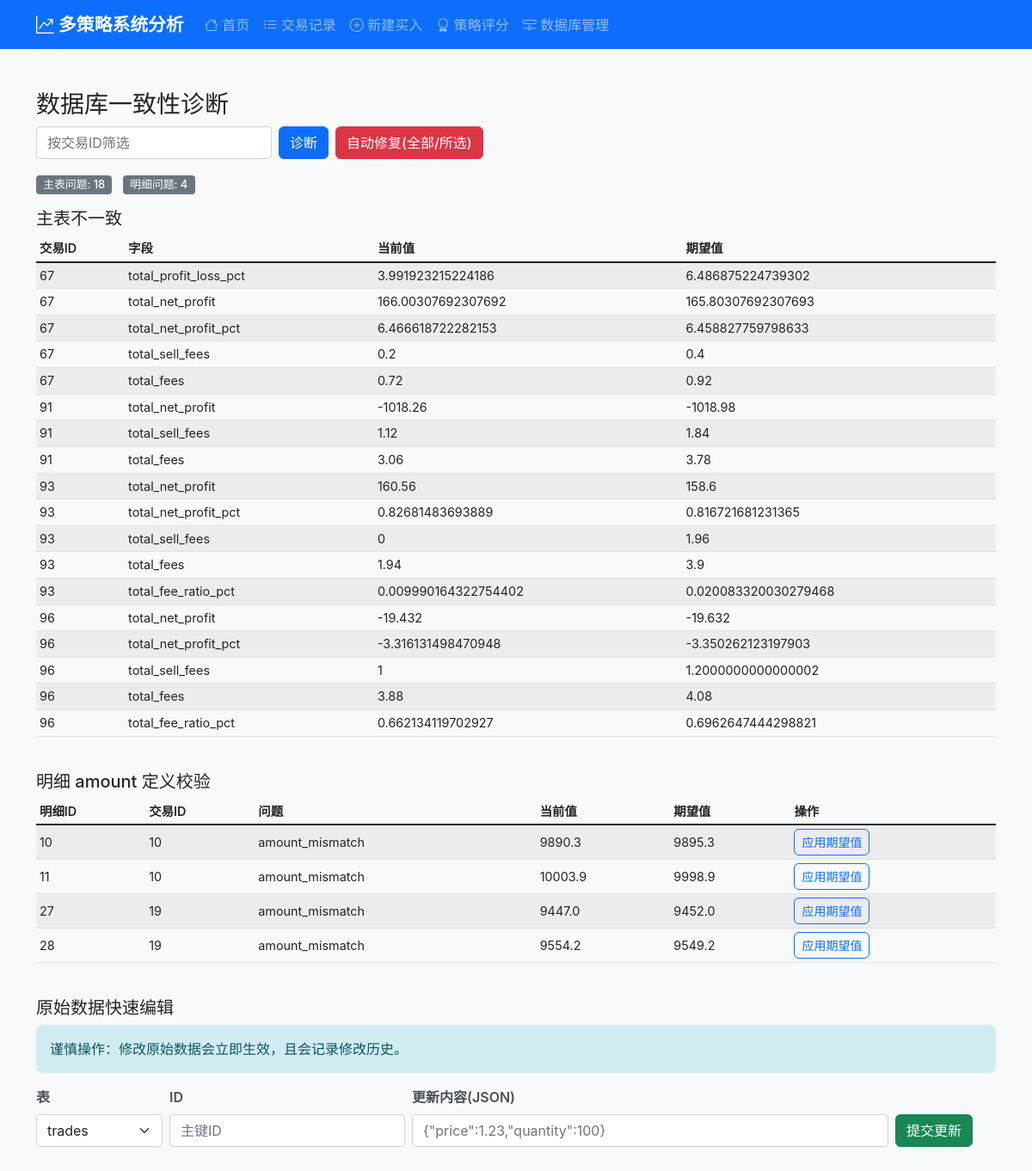
Screenshot of /admin/db/diagnose with the database file from the repository.
### tables this page shows
CREATE TABLE trades (
                id INTEGER PRIMARY KEY AUTOINCREMENT,
                symbol_code TEXT NOT NULL,
                symbol_name TEXT NOT NULL,
                open_date DATE NOT NULL,
                close_date DATE,
                status TEXT DEFAULT 'open',  -- open: 持仓中, closed: 已平仓
                total_buy_amount DECIMAL(15,3) DEFAULT 0,
                total_buy_quantity INTEGER DEFAULT 0,
                total_sell_amount DECIMAL(15,3) DEFAULT 0,
                total_sell_quantity INTEGER DEFAULT 0,
                remaining_quantity INTEGER DEFAULT 0,
                total_profit_loss DECIMAL(15,3) DEFAULT 0,
                total_profit_loss_pct DECIMAL(8,4) DEFAULT 0,
                holding_days INTEGER DEFAULT 0,
                created_at TIMESTAMP DEFAULT CURRENT_TIMESTAMP,
                updated_at TIMESTAMP DEFAULT CURRENT_TIMESTAMP
            , strategy TEXT DEFAULT "trend", trade_log TEXT, deleted_at TIMESTAMP, deleted_reason TEXT, strategy_id INTEGER, is_deleted INTEGER DEFAULT 0, delete_date TIMESTAMP, delete_reason TEXT, operator_note TEXT, total_gross_profit DECIMAL(15,3) DEFAULT 0, total_net_profit DECIMAL(15,3) DEFAULT 0, total_net_profit_pct DECIMAL(8,4) DEFAULT 0, total_buy_fees DECIMAL(15,3) DEFAULT 0, total_sell_fees DECIMAL(15,3) DEFAULT 0, total_fees DECIMAL(15,3) DEFAULT 0, total_fee_ratio_pct DECIMAL(8,4) DEFAULT 0);

### routes/admin_routes.py (the view)
@admin_bp.route('/db/diagnose')
def db_diagnose_page():
    trade_id = request.args.get('trade_id', type=int)
    result = _svc().validate_database(trade_id)
    return render_template('admin_db.html', result=result, trade_id=trade_id)

### routes/admin_routes.py (called while the page is built)
def _svc():
    return DatabaseMaintenanceService(current_app.db_service, current_app.trading_service)

### services/database_service.py (called while the page is built)
    def execute_query(self, query: str, params: tuple = (), fetch_one: bool = False, fetch_all: bool = True) -> Any:
        with self.get_connection() as conn:
            cursor = conn.cursor()
            cursor.execute(query, params)
            if query.strip().upper().startswith(('INSERT', 'UPDATE', 'DELETE')):
                conn.commit()
            if fetch_one:
                return cursor.fetchone()
            elif fetch_all:
                return cursor.fetchall()
            else:
                return cursor.lastrowid

### templates/admin_db.html (shortened to what this page needs)
{% extends 'base.html' %}
{% block content %}
<div class="container mt-4">
  <h3>数据库一致性诊断</h3>
  <form class="row g-2 mb-3" method="get" action="">
    <div class="col-auto">
      <input type="number" class="form-control" name="trade_id" placeholder="按交易ID筛选" value="{{ trade_id or '' }}">
    </div>
    <div class="col-auto">
      <button class="btn btn-primary" type="submit">诊断</button>
    </div>
    <div class="col-auto">
      <button class="btn btn-danger" type="button" id="btnAutoFix">自动修复(全部/所选)</button>
    </div>
  </form>
  <div class="mb-3">
    <span class="badge bg-secondary">主表问题: {{ result.summary.trade_issue_count }}</span>
    <span class="badge bg-secondary ms-2">明细问题: {{ result.summary.detail_issue_count }}</span>
  </div>
  <h5>主表不一致</h5>
  <div class="table-responsive">
    <table class="table table-sm table-striped align-middle">
      <thead>
        <tr>
          <th>交易ID</th>
          <th>字段</th>
          <th>当前值</th>
          <th>期望值</th>
        </tr>
      </thead>
      <tbody>
        {% for r in result.trade_issues %}
        <tr>
          <td>{{ r.trade_id }}</td>
          <td>{{ r.field }}</td>
          <td>{{ r.current }}</td>
          <td>{{ r.expected }}</td>
        </tr>
        {% endfor %}
      </tbody>
    </table>
  </div>
  <h5 class="mt-4">明细 amount 定义校验</h5>
  <div class="table-responsive">
    <table class="table table-sm table-striped align-middle">
      <thead>
        <tr>
          <th>明细ID</th>
          <th>交易ID</th>
          <th>问题</th>
          <th>当前值</th>
          <th>期望值</th>
          <th>操作</th>
        </tr>
      </thead>
      <tbody>
        {% for d in result.detail_issues %}
        <tr>
          <td>{{ d.detail_id }}</td>
          <td>{{ d.trade_id }}</td>
          <td>{{ d.issue }}</td>
          <td>{{ d.current }}</td>
          <td>{{ d.expected }}</td>
          <td>
            <button class="btn btn-sm btn-outline-primary" data-action="apply" data-table="trade_details" data-id="{{ d.detail_id }}" data-field="amount" data-value="{{ d.expected }}">应用期望值</button>
          </td>
        </tr>
        {% endfor %}
      </tbody>
    </table>
  </div>
  <h5 class="mt-4">原始数据快速编辑</h5>
  <div class="alert alert-info">谨慎操作：修改原始数据会立即生效，且会记录修改历史。</div>
  <div class="row g-2 align-items-end mb-3">
    <div class="col-auto">
      <label class="form-label">表</label>
      <select class="form-select" id="editTable">
        <option value="trades">trades</option>
      </select>
    </div>
    <div class="col-auto">
      <label class="form-label">ID</label>
      <input type="number" class="form-control" id="editId" placeholder="主键ID">
    </div>
    <div class="col-12 col-md-6">
      <label class="form-label">更新内容(JSON)</label>
      <input type="text" class="form-control" id="editJson" placeholder='{"price":1.23,"quantity":100}'>
    </div>
    <div class="col-auto">
      <button class="btn btn-success" id="btnEditSubmit">提交更新</button>
    </div>
  </div>
</div>
{% endblock %}

### static/css/style.css (style rules this page uses)
body { font-family: -apple-system, BlinkMacSystemFont, 'Segoe UI', Roboto, Oxygen, Ubuntu, Cantarell, sans-serif; background-color: #f8f9fa; }
.table th { border-top: none; font-weight: 600; font-size: 0.9rem; vertical-align: middle; }
.table td { vertical-align: middle; font-size: 0.9rem; }
.badge { font-size: 0.8rem; font-weight: 500; }
.btn { font-weight: 500; border-radius: 0.375rem; transition: all 0.15s ease-in-out; }
.form-label { font-weight: 600; color: #495057; margin-bottom: 0.5rem; }
.alert { border: none; border-radius: 0.5rem; }
.alert-info { background-color: #d1ecf1; color: #0c5460; }

### rows the page displays
trades: trade_id "67", field "total_profit_loss_pct", current "3.991923215224186", expected "6.486875224739302", field "total_net_profit", current "166.00307692307692", expected "165.80307692307693", field "total_net_profit_pct", current "6.466618722282153", expected "6.458827759798633", field "total_sell_fees", current "0.2", expected "0.4", field "total_fees", current "0.72", expected "0.92"
trades: trade_id "91", field "total_net_profit", current "-1018.26", expected "-1018.98", field "total_sell_fees", current "1.12", expected "1.84", field "total_fees", current "3.06", expected "3.78"
trades: trade_id "93", field "total_net_profit", current "160.56", expected "158.6", field "total_net_profit_pct", current "0.82681483693889", expected "0.816721681231365", field "total_fees", current "1.94", expected "3.9", field "total_fee_ratio_pct", current "0.009990164322754402", expected "0.020083320030279468"
trades: trade_id "96", field "total_net_profit", current "-19.432", expected "-19.632", field "total_net_profit_pct", current "-3.316131498470948", expected "-3.350262123197903", field "total_fees", current "3.88", expected "4.08", field "total_fee_ratio_pct", current "0.662134119702927", expected "0.6962647444298821"

### other values shown
{{ result.summary.trade_issue_count }} "18"
{{ result.summary.detail_issue_count }} "4"
{{ r.trade_id }} "93" "96"
{{ r.field }} "total_sell_fees" "total_sell_fees"
{{ r.current }} "0" "1"
{{ r.expected }} "1.96" "1.2000000000000002"
{{ d.detail_id }} "10" "11" "27" "28"
{{ d.trade_id }} "10" "10" "19" "19"
{{ d.issue }} "amount_mismatch" "amount_mismatch" "amount_mismatch" "amount_mismatch"
{{ d.current }} "9890.3" "10003.9" "9447.0" "9554.2"
{{ d.expected }} "9895.3" "9998.9" "9452.0" "9549.2"
